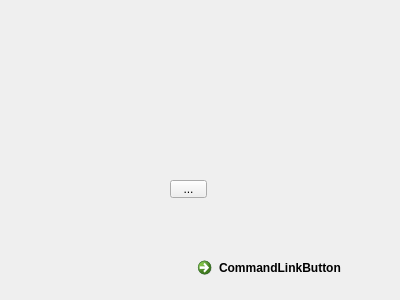
<?xml version="1.0" encoding="UTF-8"?>
<ui version="4.0">
 <class>Dialog</class>
 <widget class="QDialog" name="Dialog">
  <property name="geometry">
   <rect>
    <x>0</x>
    <y>0</y>
    <width>400</width>
    <height>300</height>
   </rect>
  </property>
  <property name="windowTitle">
   <string>Dialog</string>
  </property>
  <widget class="QCommandLinkButton" name="commandLinkButton">
   <property name="geometry">
    <rect>
     <x>190</x>
     <y>250</y>
     <width>168</width>
     <height>41</height>
    </rect>
   </property>
   <property name="text">
    <string>CommandLinkButton</string>
   </property>
  </widget>
  <widget class="QToolButton" name="toolButton">
   <property name="geometry">
    <rect>
     <x>170</x>
     <y>180</y>
     <width>37</width>
     <height>18</height>
    </rect>
   </property>
   <property name="text">
    <string>...</string>
   </property>
  </widget>
 </widget>
 <resources/>
 <connections/>
</ui>
